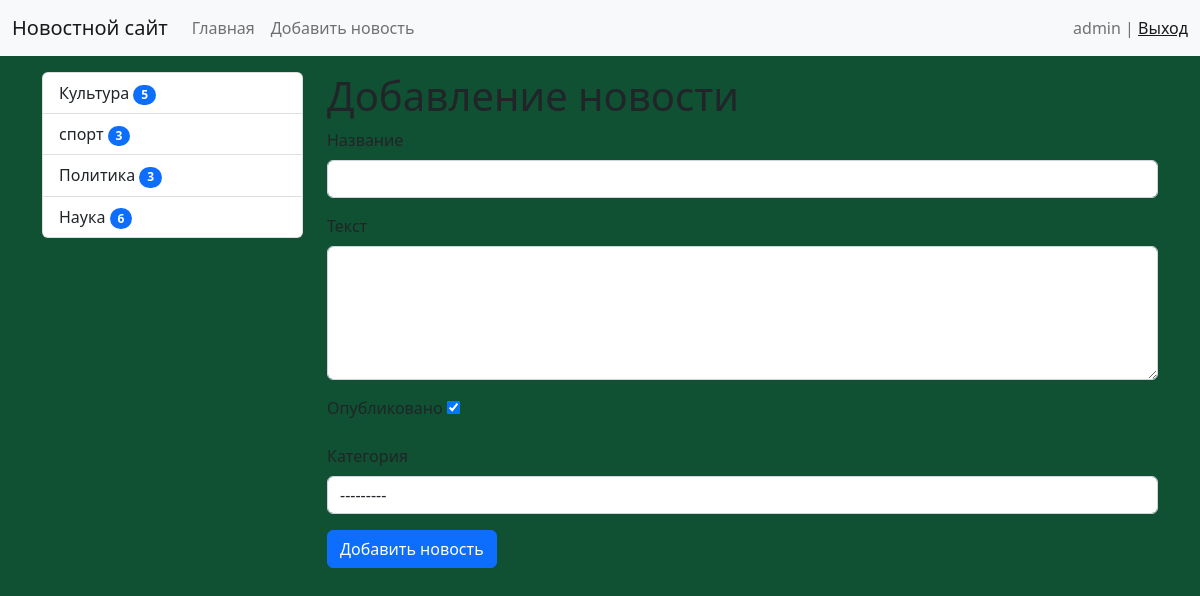
The app's page /news/add-news/ (signed in) with its own data.
### news/models.py (models this page shows)
class Category(models.Model):
    title = models.CharField(max_length=150, db_index=True, verbose_name='Категория')
    def get_absolute_url(self):
        return reverse('category', kwargs={'category_id': self.pk})
    def __str__(self):
        return self.title
    class Meta:
        verbose_name = "Категория"
        verbose_name_plural = "Категории"
        ordering = ['title']

### news/views.py (the view)
# urls.py: path('news/add-news/', CreateNews.as_view(), name='add_news'),
class CreateNews(LoginRequiredMixin, CreateView):
    form_class = NewsForm
    template_name = 'news/add_news.html'
    login_url = '/admin/'

### news/forms.py (shortened to what this page needs)
class NewsForm(forms.ModelForm):
    class Meta:
        model = News
        fields = ['title', 'content', 'is_published', 'category']
        widgets = {
            'title': forms.TextInput(attrs={'class': 'form-control'}),
            'content': forms.Textarea(attrs={'class': 'form-control', 'rows': 5}),
            'category': forms.Select(attrs={'class': 'form-control'}),
        }

### news/templatetags/news_tags.py (called while the page is built)
@register.inclusion_tag('news/list_categories.html')
def show_categories(arg1='', arg2=''):
    categories = cache.get('categories')
    if not categories:
        categories = Category.objects.annotate(cnt=Count('get_news', filter=F('get_news__is_published'))).filter(cnt__gt=0)
        cache.set('categories', categories, 30)
    return {'categories': categories}

### news/templates/news/add_news.html (shortened to what this page needs)
{% extends 'base.html' %}
{% block sidebar %}
{% include 'inc/_sidebar.html' %}
{% endblock %}
{% block content %}
<h1>Добавление новости</h1>
<form action="{% url 'add_news' %}" method="post">
    <div class="mb-3">
        <label for="{{ form.title.id_for_label }}" class="form-label">Название</label>
        {{ form.title }}
    </div>
    <div class="mb-3">
        <label for="{{ form.content.id_for_label }}" class="form-label">Текст</label>
        {{ form.content }}
    </div>
    <div class="mb-3">
        <label for="{{ form.is_published.id_for_label }}" class="form-label">Опубликовано</label>
        {{ form.is_published }}
    </div>
    <div class="mb-3">
        <label for="{{ form.category.id_for_label }}" class="form-label">Категория</label>
        {{ form.category }}
    </div>
    <button type="submit" class="btn btn-primary btn-block">Добавить новость</button>
</form>
{% endblock %}

### templates/inc/_nav.html (shortened to what this page needs)
<nav class="navbar navbar-expand-lg bg-light">
    <div class="container-fluid">
        <a class="navbar-brand" href="{% url 'home' %}">Новостной сайт</a>
        <div class="collapse navbar-collapse" id="navbarSupportedContent">
            <ul class="navbar-nav me-auto mb-2 mb-lg-0">
                <li class="nav-item">
                    <a class="nav-link" href="{% url 'home' %}">Главная</a>
                </li>
                {% if request.user.is_authenticated %}
                    <li class="nav-item">
                        <a class="nav-link" href="{% url 'add_news' %}">Добавить новость</a>
                    </li>
                {% endif %}
            </ul>
            <span class="navbar-text">
                {% if request.user.is_authenticated %}
                    {{ user.username }} | <a href="{% url 'logout' %}">Выход</a>
                {% else %}
                    <a href="{% url 'register' %}">Register</a> | <a href="{% url 'login' %}">Login</a>
                {% endif %}
            </span>
        </div>
    </div>
</nav>

### news/templates/news/list_categories.html (shortened to what this page needs)
<div class="list-group">
    {% for item in categories %}
    <a href="{{ item.get_absolute_url }}" class="list-group-item list-group-item-action">{{ item.title }}  <span class="badge bg-primary rounded-pill">{{ item.cnt }}</span></a>
    {% endfor %}
</div>

### mycite/static/css/style.css (style rules this page uses)
body { background-color: #0f5132; }

### records on screen
Category: title "Культура", cnt "5"
Category: title "спорт", cnt "3"
Category: title "Политика", cnt "3"
Category: title "Наука", cnt "6"

### other values on screen
{{ user.username }} "admin"
